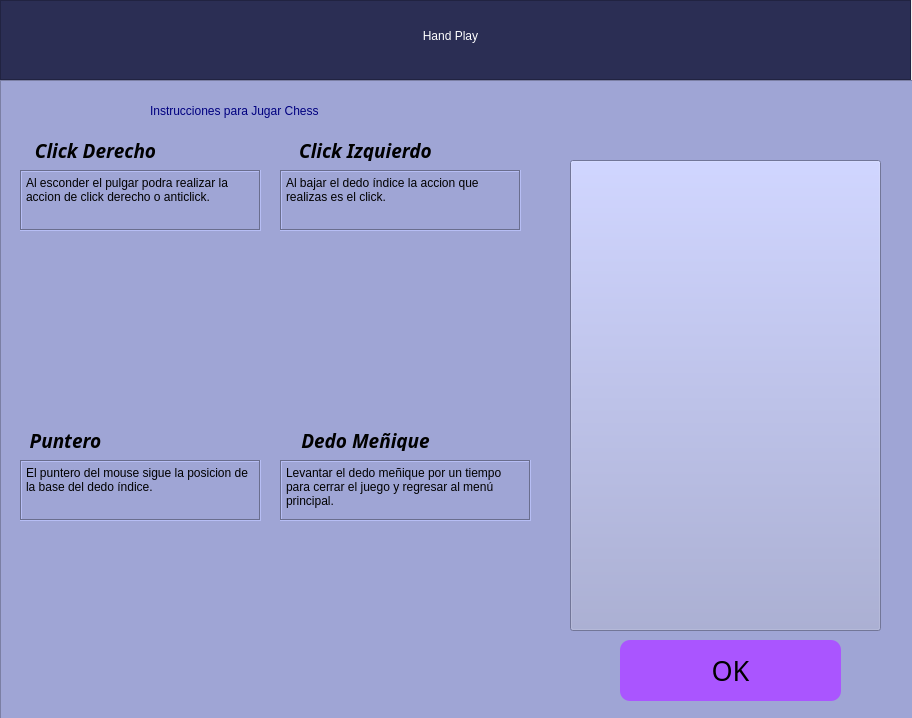
<?xml version="1.0" encoding="UTF-8"?>
<ui version="4.0">
 <class>MainWindow</class>
 <widget class="QMainWindow" name="MainWindow">
  <property name="geometry">
   <rect>
    <x>0</x>
    <y>0</y>
    <width>912</width>
    <height>718</height>
   </rect>
  </property>
  <property name="windowTitle">
   <string>Hand Play - Chess Instructions</string>
  </property>
  <widget class="QWidget" name="centralwidget">
   <widget class="QFrame" name="Titulo">
    <property name="geometry">
     <rect>
      <x>0</x>
      <y>0</y>
      <width>911</width>
      <height>80</height>
     </rect>
    </property>
    <property name="styleSheet">
     <string notr="true">background: rgb(43, 46, 84)
</string>
    </property>
    <property name="frameShape">
     <enum>QFrame::StyledPanel</enum>
    </property>
    <property name="frameShadow">
     <enum>QFrame::Raised</enum>
    </property>
    <widget class="QLabel" name="titulo">
     <property name="geometry">
      <rect>
       <x>290</x>
       <y>10</y>
       <width>321</width>
       <height>51</height>
      </rect>
     </property>
     <property name="styleSheet">
      <string notr="true">color: rgb(255, 255, 255);
font: 75 26pt &quot;Magneto&quot;;</string>
     </property>
     <property name="text">
      <string>Hand Play</string>
     </property>
     <property name="alignment">
      <set>Qt::AlignCenter</set>
     </property>
    </widget>
   </widget>
   <widget class="QFrame" name="Videojuegos">
    <property name="geometry">
     <rect>
      <x>0</x>
      <y>80</y>
      <width>921</width>
      <height>721</height>
     </rect>
    </property>
    <property name="cursor">
     <cursorShape>ArrowCursor</cursorShape>
    </property>
    <property name="layoutDirection">
     <enum>Qt::LeftToRight</enum>
    </property>
    <property name="styleSheet">
     <string notr="true">background: rgb(159, 165, 213)</string>
    </property>
    <property name="frameShape">
     <enum>QFrame::StyledPanel</enum>
    </property>
    <property name="frameShadow">
     <enum>QFrame::Raised</enum>
    </property>
    <widget class="QLabel" name="subtitulo">
     <property name="geometry">
      <rect>
       <x>150</x>
       <y>10</y>
       <width>661</width>
       <height>41</height>
      </rect>
     </property>
     <property name="styleSheet">
      <string notr="true">font: 75 22pt &quot;Magneto&quot;;
color: rgb(0, 0, 127)
</string>
     </property>
     <property name="text">
      <string>Instrucciones para Jugar Chess</string>
     </property>
    </widget>
    <widget class="QPushButton" name="pacman">
     <property name="geometry">
      <rect>
       <x>570</x>
       <y>80</y>
       <width>311</width>
       <height>471</height>
      </rect>
     </property>
     <property name="text">
      <string/>
     </property>
     <property name="icon">
      <iconset>
       <normaloff>../img/chess.png</normaloff>../img/chess.png</iconset>
     </property>
     <property name="iconSize">
      <size>
       <width>700</width>
       <height>550</height>
      </size>
     </property>
    </widget>
    <widget class="QPushButton" name="okey">
     <property name="geometry">
      <rect>
       <x>620</x>
       <y>560</y>
       <width>221</width>
       <height>61</height>
      </rect>
     </property>
     <property name="font">
      <font>
       <family>Playbill</family>
       <pointsize>20</pointsize>
      </font>
     </property>
     <property name="styleSheet">
      <string notr="true">background: rgb(170, 85, 255);
border-radius: 10px</string>
     </property>
     <property name="text">
      <string>OK</string>
     </property>
    </widget>
    <widget class="QPushButton" name="punio_5">
     <property name="geometry">
      <rect>
       <x>40</x>
       <y>590</y>
       <width>111</width>
       <height>101</height>
      </rect>
     </property>
     <property name="text">
      <string/>
     </property>
     <property name="icon">
      <iconset>
       <normaloff>../img/miñique.png</normaloff>../img/miñique.png</iconset>
     </property>
     <property name="iconSize">
      <size>
       <width>600</width>
       <height>120</height>
      </size>
     </property>
     <property name="flat">
      <bool>true</bool>
     </property>
    </widget>
    <widget class="QPushButton" name="abajo">
     <property name="geometry">
      <rect>
       <x>280</x>
       <y>160</y>
       <width>241</width>
       <height>171</height>
      </rect>
     </property>
     <property name="sizePolicy">
      <sizepolicy hsizetype="Minimum" vsizetype="Fixed">
       <horstretch>0</horstretch>
       <verstretch>0</verstretch>
      </sizepolicy>
     </property>
     <property name="mouseTracking">
      <bool>false</bool>
     </property>
     <property name="styleSheet">
      <string notr="true"> transform: scaleX(-1);</string>
     </property>
     <property name="text">
      <string/>
     </property>
     <property name="icon">
      <iconset>
       <normaloff>../img/mouse3.jpg</normaloff>../img/mouse3.jpg</iconset>
     </property>
     <property name="iconSize">
      <size>
       <width>410</width>
       <height>180</height>
      </size>
     </property>
     <property name="flat">
      <bool>true</bool>
     </property>
    </widget>
    <widget class="QPushButton" name="arriba">
     <property name="geometry">
      <rect>
       <x>20</x>
       <y>160</y>
       <width>241</width>
       <height>171</height>
      </rect>
     </property>
     <property name="text">
      <string/>
     </property>
     <property name="icon">
      <iconset>
       <normaloff>../img/mouse1.jpg</normaloff>../img/mouse1.jpg</iconset>
     </property>
     <property name="iconSize">
      <size>
       <width>410</width>
       <height>180</height>
      </size>
     </property>
     <property name="flat">
      <bool>true</bool>
     </property>
    </widget>
    <widget class="QPushButton" name="abajo_3">
     <property name="geometry">
      <rect>
       <x>280</x>
       <y>450</y>
       <width>251</width>
       <height>171</height>
      </rect>
     </property>
     <property name="sizePolicy">
      <sizepolicy hsizetype="Minimum" vsizetype="Fixed">
       <horstretch>0</horstretch>
       <verstretch>0</verstretch>
      </sizepolicy>
     </property>
     <property name="mouseTracking">
      <bool>false</bool>
     </property>
     <property name="styleSheet">
      <string notr="true"> transform: scaleX(-1);</string>
     </property>
     <property name="text">
      <string/>
     </property>
     <property name="icon">
      <iconset>
       <normaloff>../img/mouse2.jpg</normaloff>../img/mouse2.jpg</iconset>
     </property>
     <property name="iconSize">
      <size>
       <width>410</width>
       <height>180</height>
      </size>
     </property>
     <property name="flat">
      <bool>true</bool>
     </property>
    </widget>
    <widget class="QLabel" name="label_3">
     <property name="geometry">
      <rect>
       <x>10</x>
       <y>350</y>
       <width>111</width>
       <height>21</height>
      </rect>
     </property>
     <property name="font">
      <font>
       <family>Rockwell</family>
       <pointsize>14</pointsize>
       <weight>75</weight>
       <italic>true</italic>
       <bold>true</bold>
      </font>
     </property>
     <property name="text">
      <string>Puntero</string>
     </property>
     <property name="alignment">
      <set>Qt::AlignCenter</set>
     </property>
    </widget>
    <widget class="QLabel" name="label_15">
     <property name="geometry">
      <rect>
       <x>280</x>
       <y>350</y>
       <width>171</width>
       <height>21</height>
      </rect>
     </property>
     <property name="font">
      <font>
       <family>Rockwell</family>
       <pointsize>14</pointsize>
       <weight>75</weight>
       <italic>true</italic>
       <bold>true</bold>
      </font>
     </property>
     <property name="text">
      <string>Dedo Meñique</string>
     </property>
     <property name="alignment">
      <set>Qt::AlignCenter</set>
     </property>
    </widget>
    <widget class="QPlainTextEdit" name="plainTextEdit_15">
     <property name="geometry">
      <rect>
       <x>280</x>
       <y>380</y>
       <width>251</width>
       <height>61</height>
      </rect>
     </property>
     <property name="frameShape">
      <enum>QFrame::Box</enum>
     </property>
     <property name="sizeAdjustPolicy">
      <enum>QAbstractScrollArea::AdjustToContentsOnFirstShow</enum>
     </property>
     <property name="plainText">
      <string>Levantar el dedo meñique por un tiempo para cerrar el juego y regresar al menú principal.</string>
     </property>
     <property name="textInteractionFlags">
      <set>Qt::NoTextInteraction</set>
     </property>
    </widget>
    <widget class="QLabel" name="label_2">
     <property name="geometry">
      <rect>
       <x>280</x>
       <y>60</y>
       <width>171</width>
       <height>21</height>
      </rect>
     </property>
     <property name="font">
      <font>
       <family>Rockwell</family>
       <pointsize>14</pointsize>
       <weight>75</weight>
       <italic>true</italic>
       <bold>true</bold>
      </font>
     </property>
     <property name="text">
      <string>Click Izquierdo</string>
     </property>
     <property name="alignment">
      <set>Qt::AlignCenter</set>
     </property>
    </widget>
    <widget class="QPushButton" name="abajo_2">
     <property name="geometry">
      <rect>
       <x>20</x>
       <y>450</y>
       <width>241</width>
       <height>171</height>
      </rect>
     </property>
     <property name="sizePolicy">
      <sizepolicy hsizetype="Minimum" vsizetype="Fixed">
       <horstretch>0</horstretch>
       <verstretch>0</verstretch>
      </sizepolicy>
     </property>
     <property name="mouseTracking">
      <bool>false</bool>
     </property>
     <property name="styleSheet">
      <string notr="true"> transform: scaleX(-1);</string>
     </property>
     <property name="text">
      <string/>
     </property>
     <property name="icon">
      <iconset>
       <normaloff>../img/mouse4.jpg</normaloff>../img/mouse4.jpg</iconset>
     </property>
     <property name="iconSize">
      <size>
       <width>410</width>
       <height>180</height>
      </size>
     </property>
     <property name="flat">
      <bool>true</bool>
     </property>
    </widget>
    <widget class="QLabel" name="label">
     <property name="geometry">
      <rect>
       <x>10</x>
       <y>60</y>
       <width>171</width>
       <height>21</height>
      </rect>
     </property>
     <property name="font">
      <font>
       <family>Rockwell</family>
       <pointsize>14</pointsize>
       <weight>75</weight>
       <italic>true</italic>
       <bold>true</bold>
      </font>
     </property>
     <property name="text">
      <string>Click Derecho</string>
     </property>
     <property name="alignment">
      <set>Qt::AlignCenter</set>
     </property>
    </widget>
    <widget class="QPlainTextEdit" name="plainTextEdit_3">
     <property name="geometry">
      <rect>
       <x>20</x>
       <y>380</y>
       <width>241</width>
       <height>61</height>
      </rect>
     </property>
     <property name="frameShape">
      <enum>QFrame::Box</enum>
     </property>
     <property name="sizeAdjustPolicy">
      <enum>QAbstractScrollArea::AdjustToContentsOnFirstShow</enum>
     </property>
     <property name="plainText">
      <string>El puntero del mouse sigue la posicion de la base del dedo índice.</string>
     </property>
     <property name="textInteractionFlags">
      <set>Qt::NoTextInteraction</set>
     </property>
    </widget>
    <widget class="QPlainTextEdit" name="plainTextEdit">
     <property name="geometry">
      <rect>
       <x>20</x>
       <y>90</y>
       <width>241</width>
       <height>61</height>
      </rect>
     </property>
     <property name="styleSheet">
      <string notr="true">border-color: rgb(85, 170, 255)</string>
     </property>
     <property name="frameShape">
      <enum>QFrame::Box</enum>
     </property>
     <property name="sizeAdjustPolicy">
      <enum>QAbstractScrollArea::AdjustToContentsOnFirstShow</enum>
     </property>
     <property name="tabChangesFocus">
      <bool>true</bool>
     </property>
     <property name="undoRedoEnabled">
      <bool>true</bool>
     </property>
     <property name="plainText">
      <string>Al esconder el pulgar podra realizar la accion de click derecho o anticlick.</string>
     </property>
     <property name="textInteractionFlags">
      <set>Qt::NoTextInteraction</set>
     </property>
    </widget>
    <widget class="QPlainTextEdit" name="plainTextEdit_2">
     <property name="geometry">
      <rect>
       <x>280</x>
       <y>90</y>
       <width>241</width>
       <height>61</height>
      </rect>
     </property>
     <property name="frameShape">
      <enum>QFrame::Box</enum>
     </property>
     <property name="sizeAdjustPolicy">
      <enum>QAbstractScrollArea::AdjustToContentsOnFirstShow</enum>
     </property>
     <property name="plainText">
      <string>Al bajar el dedo índice la accion que realizas es el click.</string>
     </property>
     <property name="textInteractionFlags">
      <set>Qt::NoTextInteraction</set>
     </property>
    </widget>
   </widget>
  </widget>
 </widget>
 <resources/>
 <connections/>
</ui>
